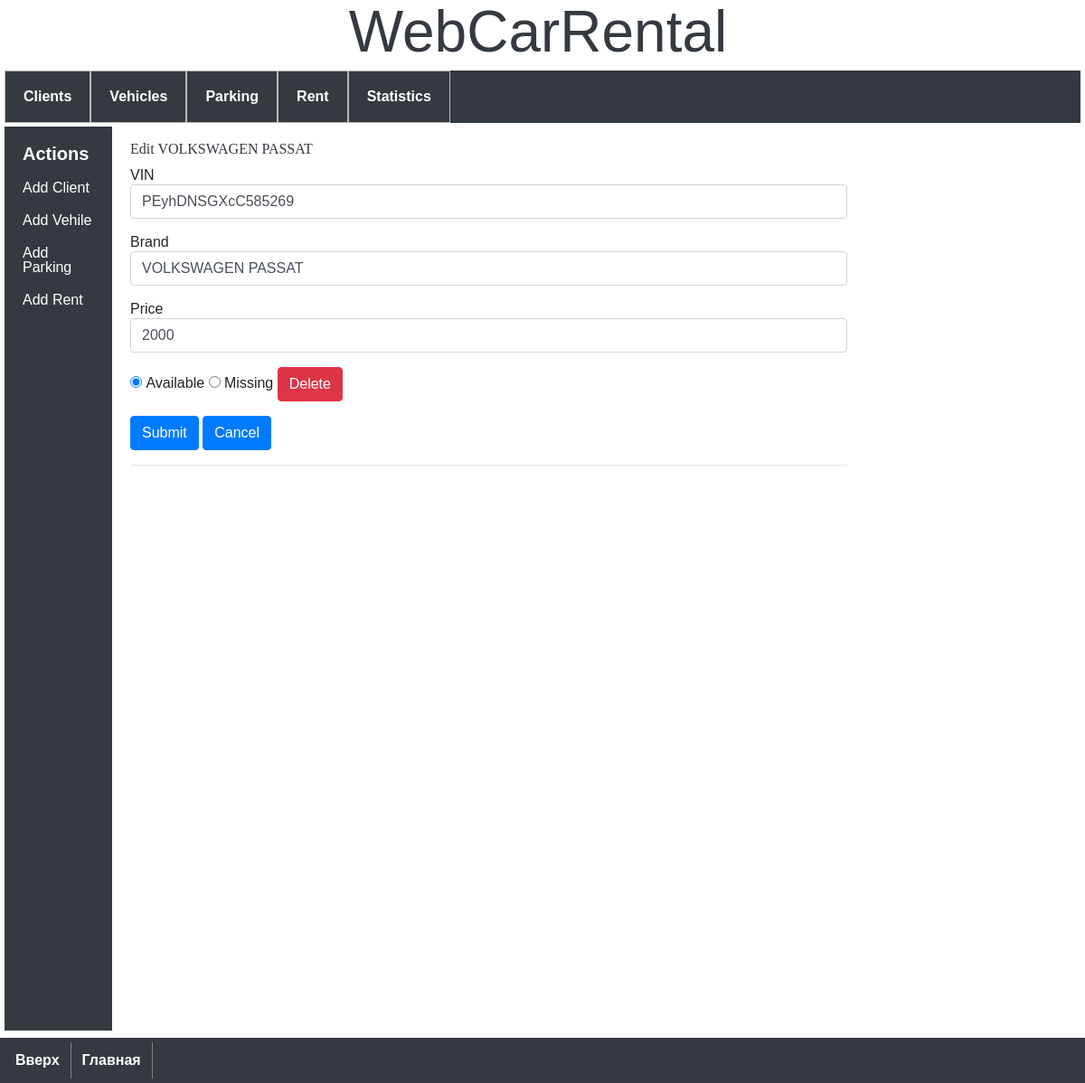
Page /vehicle/PEyhDNSGXcC585269/edit-vehicle on the committed database.
### model.py (models this page shows, shortened)
class Vehicle(db.Model):
    __tablename__ = 'vehicle'
    vin_number = db.Column('vin_number', db.INTEGER, primary_key=True)
    brand = db.Column('brand', db.TEXT)
    price = db.Column('price', db.INTEGER)
    condition = db.Column('condition', db.INTEGER)

### app.py (the view, shortened to what this page needs)
@app.route('/vehicle/<string:vin_number>/edit-vehicle', methods=('GET', 'POST'))
def edit_vehicle(vin_number):
    cur_vehicle = get_vehicle(vin_number)
    form = EditAndDeleteVehicleForm()
    if request.method == 'GET':
        form.vin_number.data = cur_vehicle.vin_number
        form.brand.data = cur_vehicle.brand
        form.price.data = cur_vehicle.price
        if cur_vehicle.condition == 1:
            form.condition.default = '1'
    return render_template(
        './vehicle/edit-vehicle.html',
        vehicle=cur_vehicle,
        form=form)

### forms.py
class EditAndDeleteVehicleForm(FlaskForm):
    submit = SubmitField(label=('Submit'))
    delete = SubmitField(label=('Delete'))
    vin_number = StringField(
        label='VIN',
        validators=[
            DataRequired(),
            Length(min=17, max=18),
            Regexp('^[A-HJ-NPR-Za-hj-npr-z\d]{8}[\dX][A-HJ-NPR-Za-hj-npr-z\d]{2}\d{6}$', message="Incorrect VIN")])
    brand = StringField(
        label='Brand',
        validators=[
            DataRequired(),
            Regexp('^[a-zA-Z0-9]+(([\',. -][a-zA-Z0-9 ])?[a-zA-Z0-9]*)*$', message='Incorrect Brand')
            ])
    price = StringField(
        label='Price',
        validators=[
            DataRequired(),
            Length(max=5),
            Regexp('^[0-9]+$', message='Price must be a numeric value')
            ])
    condition = RadioField(
        label=('Condition'),
        choices=[('0', 'Available'), ('1', 'Missing')], default='0'
        )

### app.py (called while the page is built)
def get_vehicle(vin_number):
    return db.session.query(Vehicle)\
        .filter(Vehicle.vin_number == vin_number).one_or_none()

### templates/vehicle/edit-vehicle.html (shortened to what this page needs)
{% extends 'base.html' %}
{% block content %}
<h1>{% block title %} Edit {{ vehicle.brand }} {% endblock %}</h1>
<div class="continer">
    <form class='form-horizontal' method='POST' action="">
        <div class="form-group">
            {{ form.vin_number.label }}
            {{ form.vin_number(class="form-control") }}
        </div>
        <div class="form-group">
            {{ form.brand.label }}
            {{ form.brand(class="form-control") }}
        </div>
        <div class="form-group">
            {{ form.price.label }}
            {{ form.price(class="form-control") }}
        </div>
        <div class="form-group">
            {% for subfield in form.condition %}
            <tr>
                <td>{{ subfield }} </td>
                <td>{{ subfield.label }}</td>
            </tr>
            {% endfor %}
            <td colspan="3">
                {% if vehicle.vin_number %}
                {{ form.delete(class="btn btn-danger btn-medium") }}
                {% endif %}
            </td>
        </div>
        <div class="form-group">
            {{ form.submit(class="btn btn-primary") }}
            <a class="btn btn-primary" href="../../vehicles">Cancel</a>
        </div>
    </form>
</div>
<hr>
{% endblock %}

### static/css/styles.css (style rules this page uses)
h1 { font: 2em Arial, sans-serif; font-size: 30px; font-weight: bold; margin-bottom: 10px; color: #343A40; }
h1 { font: 100% serif; }
body { font-family: 'Montserrat', sans-serif; }

### rows in the picture
Vehicle: brand "VOLKSWAGEN PASSAT", vin_number "PEyhDNSGXcC585269", price "2000"

### other values in the picture
{{ subfield.label }} "Available" "Missing"
